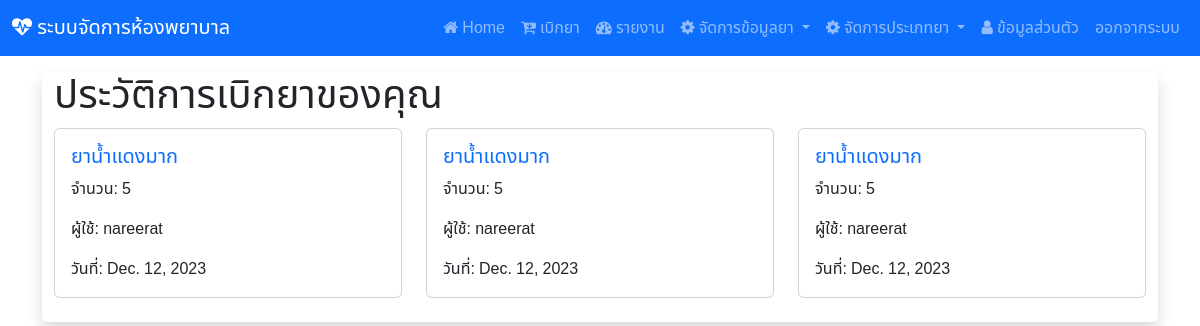
Before: /view_own_medication_history/ (signed in) with the older database file.
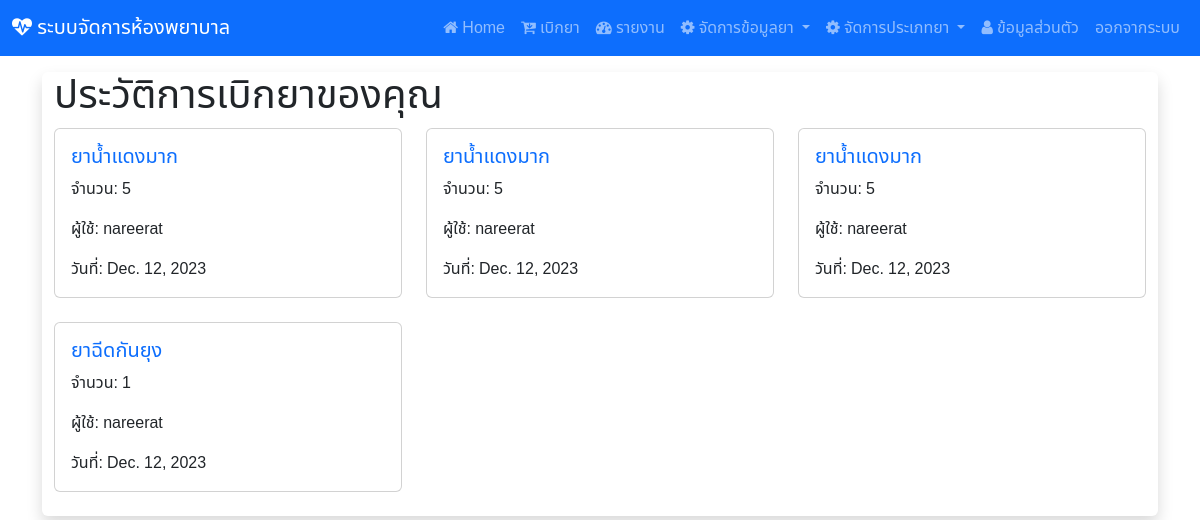
After: the same page with the newer database file.
### hospital_app/models.py (models this page shows)
class MedicationHistory(models.Model):
    drug_name = models.CharField(max_length=255)
    quantity = models.IntegerField()
    user = models.ForeignKey(User, on_delete=models.CASCADE)
    date = models.DateField(auto_now_add=True)

### hospital_app/views.py (the view)
# urls.py: path('view_own_medication_history/', views.view_own_medication_history, name='view_own_medication_history'),
@login_required(login_url="/login")
def view_own_medication_history(request):
    user = request.user
    medication_history = MedicationHistory.objects.filter(user=user)
    context = {"medication_history": medication_history}
    return render(request, 'own_medication_history.html', context)

### hospital_app/templates/own_medication_history.html (shortened to what this page needs)
{% extends "base.html" %} {% block content %}
<div
  class="container-fluid my-3 justify-content-center align-items-center shadow rounded"
>
    <h1>ประวัติการเบิกยาของคุณ</h1>
    <div class="row">
      {% for record in medication_history %}
      <div class="col-md-4 mb-4">
        <div class="card">
          <div class="card-body">
            <h5 class="card-title text-primary">{{ record.drug_name }}</h5>
            <p class="card-text">จำนวน: {{ record.quantity }}</p>
            <p class="card-text">ผู้ใช้: {{ record.user.username }}</p>
            <p class="card-text">วันที่: {{ record.date }}</p>
          </div>
        </div>
      </div>
      {% endfor %}
    </div>
  {% endblock %}

Changed rows visible on the page:
added MedicationHistory: drug_name "ยาฉีดกันยุง", quantity "1", user.username "nareerat", date "Dec. 12, 2023"
